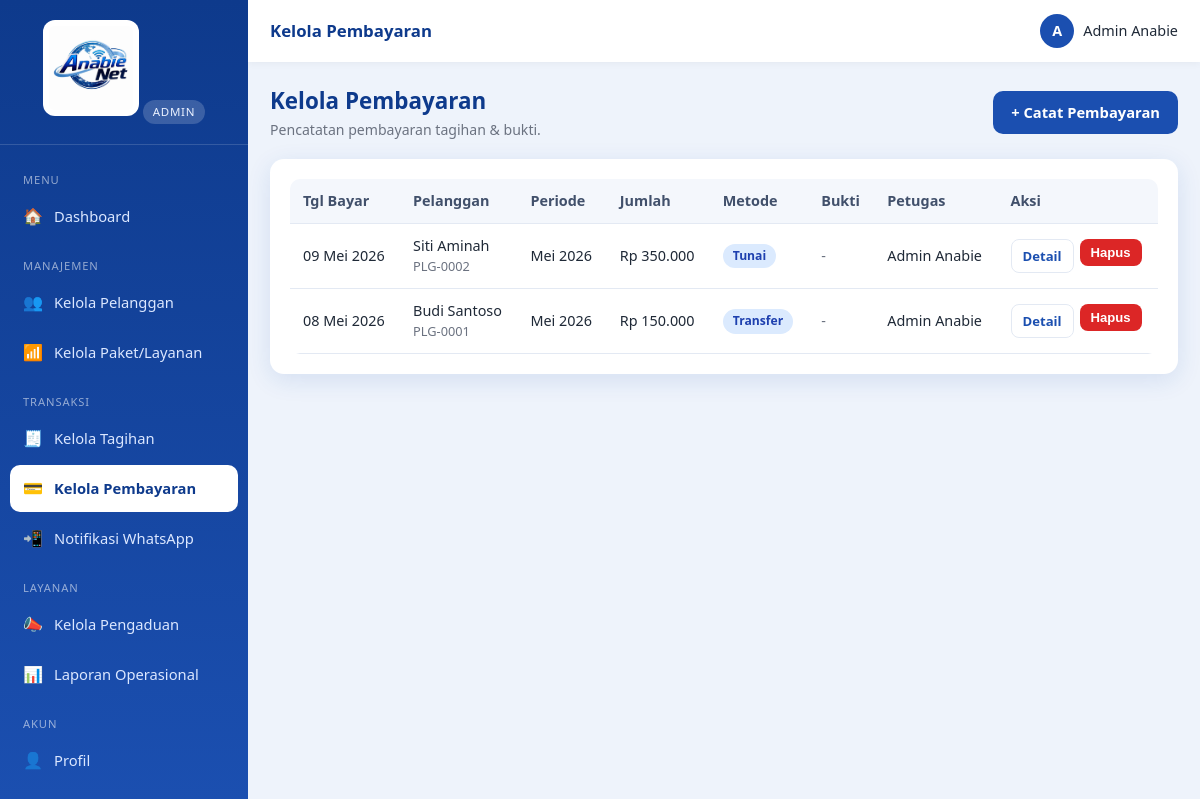
The app's page /index.php?r=pembayaran.index (signed in) with its own data.
### tables this page shows
CREATE TABLE `pembayaran` (
  `id`           INT AUTO_INCREMENT PRIMARY KEY,
  `tagihan_id`   INT NOT NULL,
  `tgl_bayar`    DATE NOT NULL,
  `jumlah`       DECIMAL(12,2) NOT NULL DEFAULT 0,
  `metode`       ENUM('tunai','transfer','qris','lainnya') NOT NULL DEFAULT 'tunai',
  `bukti`        VARCHAR(255) DEFAULT NULL,       
  `dicatat_oleh` INT DEFAULT NULL,
  `keterangan`   VARCHAR(255) DEFAULT NULL,
  `created_at`   TIMESTAMP DEFAULT CURRENT_TIMESTAMP,
  CONSTRAINT `fk_bayar_tagihan` FOREIGN KEY (`tagihan_id`)   REFERENCES `tagihan`(`id`) ON DELETE CASCADE,
  CONSTRAINT `fk_bayar_user`    FOREIGN KEY (`dicatat_oleh`) REFERENCES `users`(`id`)   ON DELETE SET NULL
);

CREATE TABLE `pelanggan` (
  `id`          INT AUTO_INCREMENT PRIMARY KEY,
  `user_id`     INT DEFAULT NULL,
  `kode`        VARCHAR(30) NOT NULL UNIQUE,
  `nama`        VARCHAR(120) NOT NULL,
  `no_hp`       VARCHAR(25) NOT NULL,
  `email`       VARCHAR(120) DEFAULT NULL,
  `alamat`      TEXT NOT NULL,
  `paket_id`    INT DEFAULT NULL,
  `status`      ENUM('aktif','isolir','nonaktif') NOT NULL DEFAULT 'aktif',
  `tgl_pasang`  DATE DEFAULT NULL,
  `created_at`  TIMESTAMP DEFAULT CURRENT_TIMESTAMP,
  CONSTRAINT `fk_pelanggan_user`  FOREIGN KEY (`user_id`)  REFERENCES `users`(`id`) ON DELETE SET NULL,
  CONSTRAINT `fk_pelanggan_paket` FOREIGN KEY (`paket_id`) REFERENCES `paket`(`id`) ON DELETE SET NULL
);

CREATE TABLE `tagihan` (
  `id`           INT AUTO_INCREMENT PRIMARY KEY,
  `pelanggan_id` INT NOT NULL,
  `periode`      VARCHAR(7) NOT NULL,             
  `jumlah`       DECIMAL(12,2) NOT NULL DEFAULT 0,
  `jatuh_tempo`  DATE DEFAULT NULL,
  `status`       ENUM('belum_lunas','lunas') NOT NULL DEFAULT 'belum_lunas',
  `keterangan`   VARCHAR(255) DEFAULT NULL,
  `created_at`   TIMESTAMP DEFAULT CURRENT_TIMESTAMP,
  CONSTRAINT `fk_tagihan_pelanggan` FOREIGN KEY (`pelanggan_id`) REFERENCES `pelanggan`(`id`) ON DELETE CASCADE
);

CREATE TABLE `users` (
  `id`         INT AUTO_INCREMENT PRIMARY KEY,
  `nama`       VARCHAR(120) NOT NULL,
  `username`   VARCHAR(60) NOT NULL UNIQUE,
  `password`   VARCHAR(255) NOT NULL,
  `email`      VARCHAR(120) DEFAULT NULL,
  `no_hp`      VARCHAR(25)  DEFAULT NULL,
  `role`       ENUM('owner','admin','pelanggan') NOT NULL DEFAULT 'admin',
  `foto`       VARCHAR(255) DEFAULT NULL,
  `created_at` TIMESTAMP DEFAULT CURRENT_TIMESTAMP
);

### app/lib/view.php (called while the page is built, shortened)
<?php
function render(string $view, array $data = [], array $opts = []): void
{
    extract($data, EXTR_SKIP);
    include VIEW_PATH . '/' . $view . '.php';
    include VIEW_PATH . '/partials/layout.php';
}

### app/controllers/pembayaran.php (called while the page is built, shortened)
<?php
function ctl_pembayaran_index(): void
{
    $pembayaran = query_all(
        "SELECT pb.*, t.periode, p.nama AS pelanggan, p.kode, u.nama AS petugas
         FROM pembayaran pb
         JOIN tagihan t   ON t.id = pb.tagihan_id
         JOIN pelanggan p ON p.id = t.pelanggan_id
         LEFT JOIN users u ON u.id = pb.dicatat_oleh
         ORDER BY pb.tgl_bayar DESC, pb.id DESC"
    );
    render('admin/pembayaran_index', compact('pembayaran'),
        ['title' => 'Kelola Pembayaran', 'active' => 'pembayaran.index']);
}

### public/index.php (called while the page is built, shortened)
<?php
require __DIR__ . '/../app/lib/db.php';
require __DIR__ . '/../app/lib/helpers.php';
require __DIR__ . '/../app/lib/view.php';
$r = $_GET['r'] ?? '';
[$handler, $roles] = $routes[$r];
call_user_func($handler);

### app/lib/helpers.php (called while the page is built, shortened)
<?php
function e($v): string
{
    return htmlspecialchars((string) ($v ?? ''), ENT_QUOTES, 'UTF-8');
}
function url(string $path = ''): string
{
    return BASE_URL . '/' . ltrim($path, '/');
}
function route(string $r, array $params = []): string
{
    $qs = array_merge(['r' => $r], $params);
    return url('index.php') . '?' . http_build_query($qs);
}
function rupiah($n): string
{
    return 'Rp ' . number_format((float) $n, 0, ',', '.');
}
function tgl_id($d): string
{
    $ts = strtotime($d);
    $bulan = [1=>'Jan','Feb','Mar','Apr','Mei','Jun','Jul','Agu','Sep','Okt','Nov','Des'];
    return date('d', $ts) . ' ' . $bulan[(int) date('n', $ts)] . ' ' . date('Y', $ts);
}
function periode_id(string $p): string
{
    $bulan = [1=>'Januari','Februari','Maret','April','Mei','Juni','Juli','Agustus','September','Oktober','November','Desember'];
    [$y, $m] = array_pad(explode('-', $p), 2, '1');
    return ($bulan[(int) $m] ?? $m) . ' ' . $y;
}

### app/lib/db.php (called while the page is built, shortened)
<?php
function db(): PDO
{
    static $pdo = null;
    if ($pdo === null) {
        $dsn = sprintf('mysql:host=%s;port=%s;dbname=%s;charset=utf8mb4', DB_HOST, DB_PORT, DB_NAME);
        try {
            $pdo = new PDO($dsn, DB_USER, DB_PASS, [
                PDO::ATTR_ERRMODE            => PDO::ERRMODE_EXCEPTION,
                PDO::ATTR_DEFAULT_FETCH_MODE => PDO::FETCH_ASSOC,
                PDO::ATTR_EMULATE_PREPARES   => false,
            ]);
        } catch (PDOException $e) {
            http_response_code(500);
            die('Koneksi database gagal: ' . htmlspecialchars($e->getMessage()));
        }
    }
    return $pdo;
}
function query_all(string $sql, array $params = []): array
{
    $st = db()->prepare($sql);
    $st->execute($params);
    return $st->fetchAll();
}

### app/views/admin/pembayaran_index.php (the view, shortened to what this page needs)
<div class="page-head">
  <div><h1>Kelola Pembayaran</h1><p class="sub">Pencatatan pembayaran tagihan & bukti.</p></div>
  <a class="btn btn-primary" href="<?= route('pembayaran.create') ?>">+ Catat Pembayaran</a>
</div>
<div class="card">
  <div class="table-wrap"><table class="tbl">
    <thead><tr><th>Tgl Bayar</th><th>Pelanggan</th><th>Periode</th><th class="text-right">Jumlah</th><th>Metode</th><th>Bukti</th><th>Petugas</th><th>Aksi</th></tr></thead>
    <tbody>
    <?php if (!$pembayaran): ?>
      <tr><td colspan="8"><div class="empty">Belum ada pembayaran tercatat.</div></td></tr>
    <?php else: foreach ($pembayaran as $pb): ?>
      <tr>
        <td><?= tgl_id($pb['tgl_bayar']) ?></td>
        <td><?= e($pb['pelanggan']) ?><div class="text-muted" style="font-size:.8rem"><?= e($pb['kode']) ?></div></td>
        <td><?= e(periode_id($pb['periode'])) ?></td>
        <td class="text-right"><?= rupiah($pb['jumlah']) ?></td>
        <td><span class="badge badge-info"><?= ucfirst($pb['metode']) ?></span></td>
        <td><?php if ($pb['bukti']): ?><a href="<?= url('uploads/' . $pb['bukti']) ?>" target="_blank">Lihat</a><?php else: ?><span class="text-muted">-</span><?php endif; ?></td>
        <td><?= e($pb['petugas'] ?? '-') ?></td>
        <td><div class="actions">
          <a class="btn btn-sm btn-outline" href="<?= route('pembayaran.show', ['id' => $pb['id']]) ?>">Detail</a>
          <form method="post" action="<?= route('pembayaran.delete') ?>" data-confirm="Hapus pembayaran ini? Tagihan akan kembali belum lunas." style="display:inline">
            <button class="btn btn-sm btn-danger" type="submit">Hapus</button>
          </form>
        </div></td>
      </tr>
    <?php endforeach; endif; ?>
    </tbody>
  </table></div>
</div>

### public/assets/css/style.css (style rules this page uses)
:root { --primary:#1b4fb0; --primary-dark:#0e3a8c; --primary-light:#3b82f6; --accent:#22a7f0; --bg:#eef3fb; --surface:#ffffff; --text:#1f2937; --muted:#6b7280; --border:#e3e9f3; --success:#16a34a; --danger:#dc2626; --warning:#d97706; --info:#0284c7; --shadow:0 6px 24px rgba(27,79,176,.12); --radius:14px; --sidebar-w:248px; }
* { box-sizing:border-box;margin:0;padding:0 }
html,body { height:100% }
body { font-family:'Segoe UI',Roboto,Helvetica,Arial,sans-serif; background:var(--bg); color:var(--text); line-height:1.55; font-size:15px; }
a { color:var(--primary);text-decoration:none }
.btn { display:inline-flex;align-items:center;gap:7px;justify-content:center; padding:10px 18px;border:none;border-radius:10px;font-size:.92rem;font-weight:600; cursor:pointer;transition:transform .05s,filter .15s;text-decoration:none; }
.btn-primary { background:var(--primary);color:#fff }
.btn-danger { background:var(--danger);color:#fff }
.btn-outline { background:#fff;border:1px solid var(--border);color:var(--primary) }
.btn-sm { padding:6px 11px;font-size:.82rem;border-radius:8px }
.card { background:var(--surface);border-radius:var(--radius);box-shadow:var(--shadow);padding:20px;margin-bottom:20px }
.page-head { display:flex;align-items:center;justify-content:space-between;gap:12px;flex-wrap:wrap;margin-bottom:18px }
.page-head h1 { font-size:1.4rem;color:var(--primary-dark) }
.page-head .sub { color:var(--muted);font-size:.88rem }
.table-wrap { overflow-x:auto;border-radius:10px }
table.tbl { width:100%;border-collapse:collapse;font-size:.9rem;min-width:560px }
table.tbl th,table.tbl td { padding:11px 13px;text-align:left;border-bottom:1px solid var(--border);vertical-align:middle }
table.tbl th { background:#f4f7fc;color:#41506b;font-weight:600;white-space:nowrap }
.actions { display:flex;gap:6px;flex-wrap:wrap }
.badge { display:inline-block;padding:3px 10px;border-radius:20px;font-size:.76rem;font-weight:600 }
.badge-info { background:#dbeafe;color:#1e40af }
.text-muted { color:var(--muted) }
.text-right { text-align:right }

### records on screen
pembayaran: tgl_bayar "09 Mei 2026", pelanggan.nama "Siti Aminah", pelanggan.kode "PLG-0002", tagihan.periode "Mei 2026", jumlah "Rp 350.000", metode "Tunai", dicatat_oleh.nama "Admin Anabie"
pembayaran: tgl_bayar "08 Mei 2026", pelanggan.nama "Budi Santoso", pelanggan.kode "PLG-0001", tagihan.periode "Mei 2026", jumlah "Rp 150.000", metode "Transfer", dicatat_oleh.nama "Admin Anabie"

### other values on screen
role_label($role) "ADMIN"
$group "MENU"
$ico "🏠"
$label "Dashboard"
$group "MANAJEMEN"
$ico "👥"
$label "Kelola Pelanggan"
$ico "📶"
$label "Kelola Paket/Layanan"
$group "TRANSAKSI"
$ico "🧾"
$label "Kelola Tagihan"
$ico "💳"
$label "Kelola Pembayaran"
$ico "📲"
